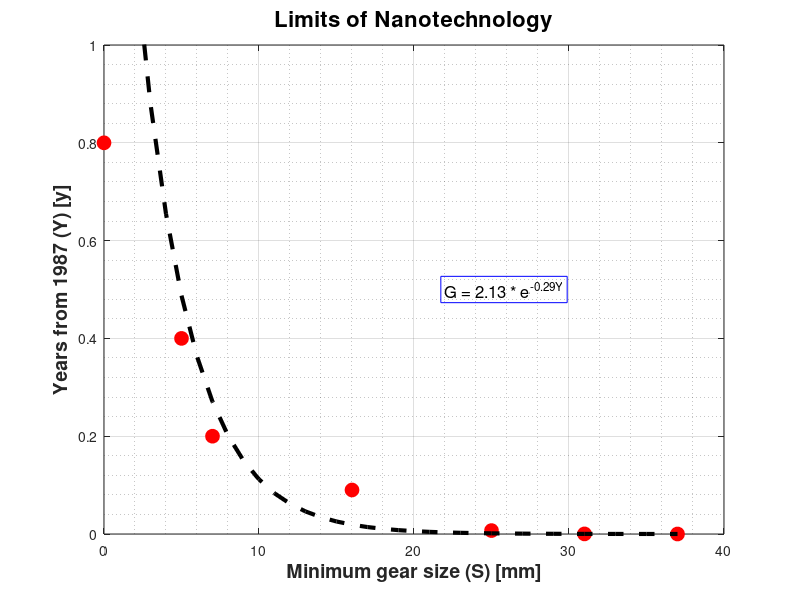

MATLAB code for this plot:
%{
    Chris Jakins 1000802309
    4/28/2017
    
    RQ 18-25 & 18-26

    Problem Summary: Plot the experimental years versus gear size, then find a 
                     theoretical exponentional relationship and graph the
                     trendline
    Input:  years from 1967 (Y) [y]
            gear size (S) [mm]
    Output: plot of Y vs S
%}

clear 
clc 
close all

yearsFrom1987 = [0 5 7 16 25 31 37];
minGearSize = [.8 .4 .2 .09 .007 .0002 .000008];

figure('color', 'white')
plot(yearsFrom1987, minGearSize, 'o r', 'MarkerSize', 10, 'MarkerFaceColor', 'r');
grid 
grid minor
axis([0 40 0 1])
xlabel('Minimum gear size (S) [mm]', 'FontWeight', 'bold', 'FontSize', 14);
ylabel('Years from 1987 (Y) [y]', 'FontWeight', 'bold', 'FontSize', 14);
title('Limits of Nanotechnology', 'FontSize', 16)

hold on

c = polyfit(yearsFrom1987, log(minGearSize), 1);
m = c(1);
b = exp(c(2));

Yfp = [0:1:37];
Gfp = b .* exp(m*Yfp);
plot(Yfp, Gfp, '-- k', 'LineWidth' , 3);

equation = sprintf('G = %.2f * e^{%.2fY}', b, m);
text(22, .5, equation, 'FontSize', 12, 'EdgeColor', 'b')
